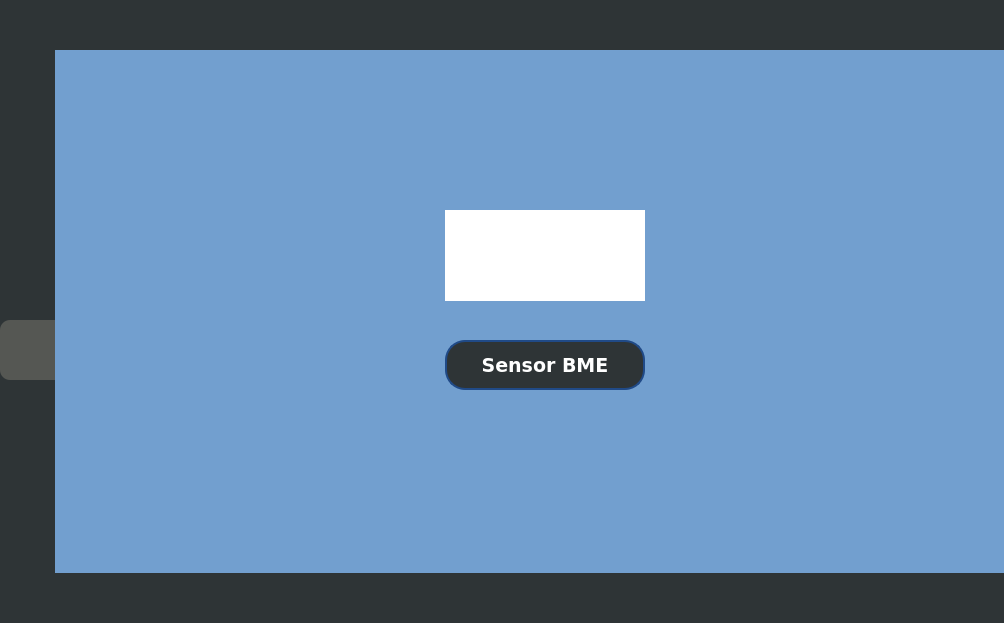
<?xml version="1.0" encoding="UTF-8"?>
<ui version="4.0">
 <class>MainWindow</class>
 <widget class="QMainWindow" name="MainWindow">
  <property name="geometry">
   <rect>
    <x>0</x>
    <y>0</y>
    <width>1004</width>
    <height>623</height>
   </rect>
  </property>
  <property name="windowTitle">
   <string>MainWindow</string>
  </property>
  <widget class="QWidget" name="centralwidget">
   <property name="styleSheet">
    <string notr="true">background-color:rgb(114, 159, 207);</string>
   </property>
   <layout class="QVBoxLayout" name="verticalLayout">
    <property name="spacing">
     <number>0</number>
    </property>
    <property name="leftMargin">
     <number>0</number>
    </property>
    <property name="topMargin">
     <number>0</number>
    </property>
    <property name="rightMargin">
     <number>0</number>
    </property>
    <property name="bottomMargin">
     <number>0</number>
    </property>
    <item>
     <widget class="QFrame" name="frame_1">
      <property name="maximumSize">
       <size>
        <width>16777215</width>
        <height>50</height>
       </size>
      </property>
      <property name="styleSheet">
       <string notr="true">border:0</string>
      </property>
      <property name="frameShape">
       <enum>QFrame::StyledPanel</enum>
      </property>
      <property name="frameShadow">
       <enum>QFrame::Raised</enum>
      </property>
      <layout class="QHBoxLayout" name="horizontalLayout_2">
       <property name="spacing">
        <number>0</number>
       </property>
       <property name="leftMargin">
        <number>0</number>
       </property>
       <property name="topMargin">
        <number>0</number>
       </property>
       <property name="rightMargin">
        <number>0</number>
       </property>
       <property name="bottomMargin">
        <number>0</number>
       </property>
       <item>
        <widget class="QFrame" name="Menu">
         <property name="maximumSize">
          <size>
           <width>55</width>
           <height>16777215</height>
          </size>
         </property>
         <property name="styleSheet">
          <string notr="true">border:o;
background-color: rgb(46, 52, 54);</string>
         </property>
         <property name="frameShape">
          <enum>QFrame::StyledPanel</enum>
         </property>
         <property name="frameShadow">
          <enum>QFrame::Raised</enum>
         </property>
         <widget class="QPushButton" name="MenuButton">
          <property name="geometry">
           <rect>
            <x>10</x>
            <y>10</y>
            <width>40</width>
            <height>30</height>
           </rect>
          </property>
          <property name="minimumSize">
           <size>
            <width>1</width>
            <height>0</height>
           </size>
          </property>
          <property name="styleSheet">
           <string notr="true">QPushButton{
background-image: url(:/Menu/Design/icones/menu_40x30.png);
border-radius:2px;
}</string>
          </property>
          <property name="text">
           <string/>
          </property>
          <property name="iconSize">
           <size>
            <width>20</width>
            <height>20</height>
           </size>
          </property>
         </widget>
        </widget>
       </item>
       <item>
        <widget class="QFrame" name="Title">
         <property name="styleSheet">
          <string notr="true">border:0;
background-color: rgb(46, 52, 54);</string>
         </property>
         <property name="frameShape">
          <enum>QFrame::StyledPanel</enum>
         </property>
         <property name="frameShadow">
          <enum>QFrame::Raised</enum>
         </property>
        </widget>
       </item>
      </layout>
     </widget>
    </item>
    <item>
     <widget class="QFrame" name="frame_2">
      <property name="styleSheet">
       <string notr="true">border:0</string>
      </property>
      <property name="frameShape">
       <enum>QFrame::StyledPanel</enum>
      </property>
      <property name="frameShadow">
       <enum>QFrame::Raised</enum>
      </property>
      <layout class="QHBoxLayout" name="horizontalLayout">
       <property name="spacing">
        <number>0</number>
       </property>
       <property name="leftMargin">
        <number>0</number>
       </property>
       <property name="topMargin">
        <number>0</number>
       </property>
       <property name="rightMargin">
        <number>0</number>
       </property>
       <property name="bottomMargin">
        <number>0</number>
       </property>
       <item>
        <widget class="QFrame" name="Left">
         <property name="minimumSize">
          <size>
           <width>55</width>
           <height>0</height>
          </size>
         </property>
         <property name="maximumSize">
          <size>
           <width>55</width>
           <height>16777215</height>
          </size>
         </property>
         <property name="styleSheet">
          <string notr="true">border:0 ; 
background-color: rgb(46, 52, 54);</string>
         </property>
         <property name="frameShape">
          <enum>QFrame::StyledPanel</enum>
         </property>
         <property name="frameShadow">
          <enum>QFrame::Raised</enum>
         </property>
         <layout class="QVBoxLayout" name="verticalLayout_2">
          <property name="spacing">
           <number>6</number>
          </property>
          <property name="leftMargin">
           <number>0</number>
          </property>
          <property name="topMargin">
           <number>0</number>
          </property>
          <property name="rightMargin">
           <number>0</number>
          </property>
          <property name="bottomMargin">
           <number>0</number>
          </property>
          <item>
           <widget class="QFrame" name="TOP_BUTTON">
            <property name="maximumSize">
             <size>
              <width>150</width>
              <height>16777215</height>
             </size>
            </property>
            <property name="frameShape">
             <enum>QFrame::StyledPanel</enum>
            </property>
            <property name="frameShadow">
             <enum>QFrame::Raised</enum>
            </property>
            <widget class="QPushButton" name="Home">
             <property name="geometry">
              <rect>
               <x>0</x>
               <y>120</y>
               <width>130</width>
               <height>50</height>
              </rect>
             </property>
             <property name="font">
              <font>
               <weight>75</weight>
               <bold>true</bold>
              </font>
             </property>
             <property name="styleSheet">
              <string notr="true">QPushButton{
	 
	border-radius: 10px;
    background-repeat:none;
	background-image: url(:/Menu/Design/icones/home-icon-silhouette_1_50x50.png);
	padding-left: 50px; 
	color: rgb(255, 255, 255);
}

QPushButton:hover{
	background-color: rgb(114, 159, 207);
}</string>
             </property>
             <property name="text">
              <string>Home</string>
             </property>
            </widget>
            <widget class="QPushButton" name="NewUnidade">
             <property name="geometry">
              <rect>
               <x>0</x>
               <y>270</y>
               <width>130</width>
               <height>60</height>
              </rect>
             </property>
             <property name="font">
              <font>
               <weight>75</weight>
               <bold>true</bold>
              </font>
             </property>
             <property name="styleSheet">
              <string notr="true">QPushButton{
	padding: 5px 7px; 
	border-radius: 10px;
	background-color: rgb(85, 87, 83);
	color: rgb(255, 255, 255);
	background-repeat:none;
	background-image: url(:/Menu/Design/icones/plus_50x50.png);
	background-position: center left;
	padding-left: 50px; 
}

QPushButton:hover{
	background-color: rgb(114, 159, 207);
}</string>
             </property>
             <property name="text">
              <string>Add</string>
             </property>
             <property name="flat">
              <bool>false</bool>
             </property>
            </widget>
           </widget>
          </item>
          <item>
           <widget class="QPushButton" name="Account">
            <property name="minimumSize">
             <size>
              <width>130</width>
              <height>50</height>
             </size>
            </property>
            <property name="font">
             <font>
              <weight>75</weight>
              <bold>true</bold>
             </font>
            </property>
            <property name="styleSheet">
             <string notr="true">QPushButton{
	padding: 5px 7px; 
	border-radius: 10px;
	
	color: rgb(255, 255, 255);
	background-repeat:none;
	
	background-image: url(:/Menu/Design/icones/pngfind.com-man-head-silhouette-png-6227673_50x50.png);

	background-position: center left;
	padding-left: 54px; 
}

QPushButton:hover{
	background-color: rgb(114, 159, 207);
}</string>
            </property>
            <property name="text">
             <string>Account</string>
            </property>
           </widget>
          </item>
          <item>
           <widget class="QPushButton" name="Settings">
            <property name="minimumSize">
             <size>
              <width>130</width>
              <height>50</height>
             </size>
            </property>
            <property name="font">
             <font>
              <weight>75</weight>
              <bold>true</bold>
             </font>
            </property>
            <property name="styleSheet">
             <string notr="true">QPushButton{
	padding: 5px 7px; 
	border-radius: 10px;
	
	color: rgb(255, 255, 255);
	background-repeat:none;
	
	background-image: url(:/Menu/Design/icones/settings_50x50.png);
	background-position: center left;
	padding-left: 55px; 
}

QPushButton:hover{
	background-color: rgb(114, 159, 207);
}</string>
            </property>
            <property name="text">
             <string>Settings</string>
            </property>
           </widget>
          </item>
         </layout>
        </widget>
       </item>
       <item>
        <widget class="QFrame" name="Mid">
         <property name="styleSheet">
          <string notr="true">border:0</string>
         </property>
         <property name="frameShape">
          <enum>QFrame::StyledPanel</enum>
         </property>
         <property name="frameShadow">
          <enum>QFrame::Raised</enum>
         </property>
         <widget class="QScrollArea" name="scrollArea">
          <property name="geometry">
           <rect>
            <x>270</x>
            <y>40</y>
            <width>461</width>
            <height>331</height>
           </rect>
          </property>
          <property name="widgetResizable">
           <bool>true</bool>
          </property>
          <widget class="QWidget" name="scrollAreaWidgetContents">
           <property name="geometry">
            <rect>
             <x>0</x>
             <y>0</y>
             <width>461</width>
             <height>331</height>
            </rect>
           </property>
           <widget class="QPushButton" name="Sensor1Button">
            <property name="enabled">
             <bool>true</bool>
            </property>
            <property name="geometry">
             <rect>
              <x>120</x>
              <y>250</y>
              <width>200</width>
              <height>50</height>
             </rect>
            </property>
            <property name="font">
             <font>
              <family>DejaVu Sans</family>
              <pointsize>14</pointsize>
              <weight>75</weight>
              <italic>false</italic>
              <bold>true</bold>
             </font>
            </property>
            <property name="styleSheet">
             <string notr="true">QPushButton{
	background-color: rgb(46, 52, 54);
	border: 2px solid rgb(32, 74, 135);
	border-radius: 20px;
	color: rgb(255, 255, 255);
}

QPushButton:pressed{
	background-color: rgb(114, 159, 207);
	border: 2px solid rgb(32, 74, 135);
}</string>
            </property>
            <property name="text">
             <string>Sensor BME</string>
            </property>
           </widget>
           <widget class="QFrame" name="Sensor1">
            <property name="geometry">
             <rect>
              <x>120</x>
              <y>120</y>
              <width>200</width>
              <height>91</height>
             </rect>
            </property>
            <property name="minimumSize">
             <size>
              <width>0</width>
              <height>0</height>
             </size>
            </property>
            <property name="maximumSize">
             <size>
              <width>200</width>
              <height>200</height>
             </size>
            </property>
            <property name="styleSheet">
             <string notr="true">background-color: rgb(255, 255, 255);</string>
            </property>
            <property name="frameShape">
             <enum>QFrame::NoFrame</enum>
            </property>
            <property name="frameShadow">
             <enum>QFrame::Raised</enum>
            </property>
            <widget class="QLabel" name="label">
             <property name="geometry">
              <rect>
               <x>70</x>
               <y>80</y>
               <width>67</width>
               <height>19</height>
              </rect>
             </property>
             <property name="text">
              <string/>
             </property>
            </widget>
            <widget class="QLabel" name="Sensor1_label">
             <property name="geometry">
              <rect>
               <x>90</x>
               <y>20</y>
               <width>81</width>
               <height>61</height>
              </rect>
             </property>
             <property name="font">
              <font>
               <pointsize>30</pointsize>
              </font>
             </property>
             <property name="text">
              <string/>
             </property>
            </widget>
           </widget>
          </widget>
         </widget>
        </widget>
       </item>
       <item>
        <widget class="QFrame" name="Right">
         <property name="maximumSize">
          <size>
           <width>100</width>
           <height>16777215</height>
          </size>
         </property>
         <property name="styleSheet">
          <string notr="true">border:0</string>
         </property>
         <property name="frameShape">
          <enum>QFrame::StyledPanel</enum>
         </property>
         <property name="frameShadow">
          <enum>QFrame::Raised</enum>
         </property>
        </widget>
       </item>
      </layout>
     </widget>
    </item>
    <item>
     <widget class="QFrame" name="frame_3">
      <property name="maximumSize">
       <size>
        <width>16777215</width>
        <height>50</height>
       </size>
      </property>
      <property name="styleSheet">
       <string notr="true">border:0;
background-color: rgb(46, 52, 54);</string>
      </property>
      <property name="frameShape">
       <enum>QFrame::StyledPanel</enum>
      </property>
      <property name="frameShadow">
       <enum>QFrame::Raised</enum>
      </property>
      <layout class="QHBoxLayout" name="horizontalLayout_3">
       <property name="spacing">
        <number>0</number>
       </property>
       <property name="leftMargin">
        <number>0</number>
       </property>
       <property name="topMargin">
        <number>0</number>
       </property>
       <property name="rightMargin">
        <number>0</number>
       </property>
       <property name="bottomMargin">
        <number>0</number>
       </property>
       <item>
        <widget class="QFrame" name="frame">
         <property name="frameShape">
          <enum>QFrame::StyledPanel</enum>
         </property>
         <property name="frameShadow">
          <enum>QFrame::Raised</enum>
         </property>
        </widget>
       </item>
      </layout>
     </widget>
    </item>
   </layout>
  </widget>
 </widget>
 <resources>
  <include location="file_rc.qrc"/>
 </resources>
 <connections/>
</ui>
